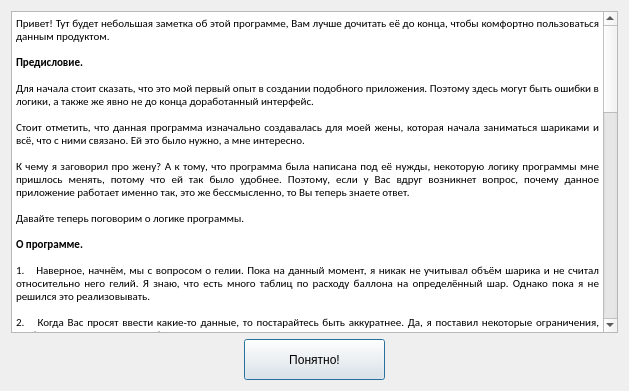
<?xml version="1.0" encoding="UTF-8"?>
<ui version="4.0">
 <class>FAQ</class>
 <widget class="QDialog" name="FAQ">
  <property name="geometry">
   <rect>
    <x>0</x>
    <y>0</y>
    <width>629</width>
    <height>391</height>
   </rect>
  </property>
  <property name="windowTitle">
   <string>Dialog</string>
  </property>
  <layout class="QVBoxLayout" name="verticalLayout">
   <item>
    <widget class="QTextBrowser" name="textBrowser">
     <property name="font">
      <font>
       <family>Calibri</family>
      </font>
     </property>
     <property name="html">
      <string>&lt;!DOCTYPE HTML PUBLIC &quot;-//W3C//DTD HTML 4.0//EN&quot; &quot;http://www.w3.org/TR/REC-html40/strict.dtd&quot;&gt;
&lt;html&gt;&lt;head&gt;&lt;meta name=&quot;qrichtext&quot; content=&quot;1&quot; /&gt;&lt;style type=&quot;text/css&quot;&gt;
p, li { white-space: pre-wrap; }
&lt;/style&gt;&lt;/head&gt;&lt;body style=&quot; font-family:'Calibri'; font-size:8.25pt; font-weight:400; font-style:normal;&quot;&gt;
&lt;p align=&quot;justify&quot; style=&quot; margin-top:12px; margin-bottom:12px; margin-left:0px; margin-right:0px; -qt-block-indent:0; text-indent:0px;&quot;&gt;&lt;span style=&quot; font-family:'MS Shell Dlg 2,sans-serif'; font-size:8pt;&quot;&gt;Привет! Тут будет небольшая заметка об этой программе, Вам лучше дочитать её до конца, чтобы комфортно пользоваться данным продуктом.&lt;/span&gt;&lt;span style=&quot; font-family:'MS Shell Dlg 2'; font-size:8pt;&quot;&gt; &lt;/span&gt;&lt;/p&gt;
&lt;p align=&quot;justify&quot; style=&quot; margin-top:12px; margin-bottom:12px; margin-left:0px; margin-right:0px; -qt-block-indent:0; text-indent:0px;&quot;&gt;&lt;span style=&quot; font-family:'MS Shell Dlg 2,sans-serif'; font-size:8pt; font-weight:600;&quot;&gt;Предисловие.&lt;/span&gt;&lt;span style=&quot; font-family:'MS Shell Dlg 2'; font-size:8pt;&quot;&gt; &lt;/span&gt;&lt;/p&gt;
&lt;p align=&quot;justify&quot; style=&quot; margin-top:12px; margin-bottom:12px; margin-left:0px; margin-right:0px; -qt-block-indent:0; text-indent:0px;&quot;&gt;&lt;span style=&quot; font-family:'MS Shell Dlg 2,sans-serif'; font-size:8pt;&quot;&gt;Для начала стоит сказать, что это мой первый опыт в создании подобного приложения. Поэтому здесь могут быть ошибки в логики, а также же явно не до конца доработанный интерфейс. &lt;/span&gt;&lt;/p&gt;
&lt;p align=&quot;justify&quot; style=&quot; margin-top:12px; margin-bottom:12px; margin-left:0px; margin-right:0px; -qt-block-indent:0; text-indent:0px;&quot;&gt;&lt;span style=&quot; font-family:'MS Shell Dlg 2,sans-serif'; font-size:8pt;&quot;&gt;Стоит отметить, что данная программа изначально создавалась для моей жены, которая начала заниматься шариками и всё, что с ними связано. Ей это было нужно, а мне интересно.&lt;/span&gt;&lt;span style=&quot; font-family:'MS Shell Dlg 2'; font-size:8pt;&quot;&gt; &lt;/span&gt;&lt;/p&gt;
&lt;p align=&quot;justify&quot; style=&quot; margin-top:12px; margin-bottom:12px; margin-left:0px; margin-right:0px; -qt-block-indent:0; text-indent:0px;&quot;&gt;&lt;span style=&quot; font-family:'MS Shell Dlg 2,sans-serif'; font-size:8pt;&quot;&gt;К чему я заговорил про жену? А к тому, что программа была написана под её нужды, некоторую логику программы мне пришлось менять, потому что ей так было удобнее. Поэтому, если у Вас вдруг возникнет вопрос, почему данное приложение работает именно так, это же бессмысленно, то Вы теперь знаете ответ.&lt;/span&gt;&lt;span style=&quot; font-family:'MS Shell Dlg 2'; font-size:8pt;&quot;&gt; &lt;/span&gt;&lt;/p&gt;
&lt;p align=&quot;justify&quot; style=&quot; margin-top:12px; margin-bottom:12px; margin-left:0px; margin-right:0px; -qt-block-indent:0; text-indent:0px;&quot;&gt;&lt;span style=&quot; font-family:'MS Shell Dlg 2,sans-serif'; font-size:8pt;&quot;&gt;Давайте теперь поговорим о логике программы.&lt;/span&gt;&lt;span style=&quot; font-family:'MS Shell Dlg 2'; font-size:8pt;&quot;&gt; &lt;/span&gt;&lt;/p&gt;
&lt;p align=&quot;justify&quot; style=&quot; margin-top:12px; margin-bottom:12px; margin-left:0px; margin-right:0px; -qt-block-indent:0; text-indent:0px;&quot;&gt;&lt;span style=&quot; font-family:'MS Shell Dlg 2,sans-serif'; font-size:8pt; font-weight:600;&quot;&gt;О программе.&lt;/span&gt;&lt;span style=&quot; font-family:'MS Shell Dlg 2'; font-size:8pt;&quot;&gt; &lt;/span&gt;&lt;/p&gt;
&lt;p align=&quot;justify&quot; style=&quot; margin-top:12px; margin-bottom:12px; margin-left:0px; margin-right:0px; -qt-block-indent:0; text-indent:0px;&quot;&gt;&lt;span style=&quot; font-family:'MS Shell Dlg 2,sans-serif'; font-size:8pt;&quot;&gt;1.&lt;/span&gt;&lt;span style=&quot; font-family:'Times New Roman'; font-size:7pt;&quot;&gt;    &lt;/span&gt;&lt;span style=&quot; font-family:'MS Shell Dlg 2,sans-serif'; font-size:8pt;&quot;&gt;Наверное, начнём, мы с вопросом о гелии. Пока на данный момент, я никак не учитывал объём шарика и не считал относительно него гелий. Я знаю, что есть много таблиц по расходу баллона на определённый шар. Однако пока я не решился это реализовывать.&lt;/span&gt;&lt;span style=&quot; font-family:'MS Shell Dlg 2'; font-size:8pt;&quot;&gt; &lt;/span&gt;&lt;/p&gt;
&lt;p align=&quot;justify&quot; style=&quot; margin-top:12px; margin-bottom:12px; margin-left:0px; margin-right:0px; -qt-block-indent:0; text-indent:0px;&quot;&gt;&lt;span style=&quot; font-family:'MS Shell Dlg 2,sans-serif'; font-size:8pt;&quot;&gt;2.&lt;/span&gt;&lt;span style=&quot; font-family:'Times New Roman'; font-size:7pt;&quot;&gt;    &lt;/span&gt;&lt;span style=&quot; font-family:'MS Shell Dlg 2,sans-serif'; font-size:8pt;&quot;&gt;Когда Вас просят ввести какие-то данные, то постарайтесь быть аккуратнее. Да, я поставил некоторые ограничения, чтобы уменьшить шансы ошибок, но это не значит, что я учёл всё. Хотя вы практически всегда сможете изменить всё в окне “Статистика”.&lt;/span&gt;&lt;span style=&quot; font-family:'MS Shell Dlg 2'; font-size:8pt;&quot;&gt; &lt;/span&gt;&lt;/p&gt;
&lt;p align=&quot;justify&quot; style=&quot; margin-top:12px; margin-bottom:12px; margin-left:0px; margin-right:0px; -qt-block-indent:0; text-indent:0px;&quot;&gt;&lt;span style=&quot; font-family:'MS Shell Dlg 2,sans-serif'; font-size:8pt;&quot;&gt;3.&lt;/span&gt;&lt;span style=&quot; font-family:'Times New Roman'; font-size:7pt;&quot;&gt;    &lt;/span&gt;&lt;span style=&quot; font-family:'MS Shell Dlg 2,sans-serif'; font-size:8pt;&quot;&gt;Иногда, наведя на определённую кнопку или check box у Вас может всплыть подсказка, она Вам может помочь.&lt;/span&gt;&lt;span style=&quot; font-family:'MS Shell Dlg 2'; font-size:8pt;&quot;&gt; &lt;/span&gt;&lt;/p&gt;
&lt;p align=&quot;justify&quot; style=&quot; margin-top:12px; margin-bottom:12px; margin-left:0px; margin-right:0px; -qt-block-indent:0; text-indent:0px;&quot;&gt;&lt;span style=&quot; font-family:'MS Shell Dlg 2,sans-serif'; font-size:8pt;&quot;&gt;4.&lt;/span&gt;&lt;span style=&quot; font-family:'Times New Roman'; font-size:7pt;&quot;&gt;    &lt;/span&gt;&lt;span style=&quot; font-family:'MS Shell Dlg 2,sans-serif'; font-size:8pt;&quot;&gt;В окне “Формирование заказа” пункт Такси считается, что это такси, оплачиваемое самим клиентом. Т.е. когда у Вас платная доставка, он заказывает доставку, Вы заказываете такси и едете к нему с шарами. Поэтому цена за такси суммируется с общей стоимостью заказа и никак не влияет на выручку.&lt;/span&gt;&lt;span style=&quot; font-family:'MS Shell Dlg 2'; font-size:8pt;&quot;&gt; &lt;/span&gt;&lt;/p&gt;
&lt;p align=&quot;justify&quot; style=&quot; margin-top:12px; margin-bottom:12px; margin-left:0px; margin-right:0px; -qt-block-indent:0; text-indent:0px;&quot;&gt;&lt;span style=&quot; font-family:'MS Shell Dlg 2,sans-serif'; font-size:8pt;&quot;&gt;5.&lt;/span&gt;&lt;span style=&quot; font-family:'Times New Roman'; font-size:7pt;&quot;&gt;    &lt;/span&gt;&lt;span style=&quot; font-family:'MS Shell Dlg 2,sans-serif'; font-size:8pt;&quot;&gt;Доставка, это тоже самое, что и такси, только тут Вы уже на своей машине доставляете, поэтому деньги за доставку берёте себе.&lt;/span&gt;&lt;span style=&quot; font-family:'MS Shell Dlg 2'; font-size:8pt;&quot;&gt; &lt;/span&gt;&lt;/p&gt;
&lt;p align=&quot;justify&quot; style=&quot; margin-top:12px; margin-bottom:12px; margin-left:0px; margin-right:0px; -qt-block-indent:0; text-indent:0px;&quot;&gt;&lt;span style=&quot; font-family:'MS Shell Dlg 2,sans-serif'; font-size:8pt;&quot;&gt;6.&lt;/span&gt;&lt;span style=&quot; font-family:'Times New Roman'; font-size:7pt;&quot;&gt;    &lt;/span&gt;&lt;span style=&quot; font-family:'MS Shell Dlg 2,sans-serif'; font-size:8pt;&quot;&gt;В комментариях к заказу Вы, например, можете указать адрес доставки.&lt;/span&gt;&lt;span style=&quot; font-family:'MS Shell Dlg 2'; font-size:8pt;&quot;&gt; &lt;/span&gt;&lt;/p&gt;
&lt;p align=&quot;justify&quot; style=&quot; margin-top:12px; margin-bottom:12px; margin-left:0px; margin-right:0px; -qt-block-indent:0; text-indent:0px;&quot;&gt;&lt;span style=&quot; font-family:'MS Shell Dlg 2,sans-serif'; font-size:8pt;&quot;&gt;7.&lt;/span&gt;&lt;span style=&quot; font-family:'Times New Roman'; font-size:7pt;&quot;&gt;    &lt;/span&gt;&lt;span style=&quot; font-family:'MS Shell Dlg 2,sans-serif'; font-size:8pt;&quot;&gt;Если вы ставите заказ задним числом, то она автоматически переходит в статут “Завершён”.&lt;/span&gt;&lt;span style=&quot; font-family:'MS Shell Dlg 2'; font-size:8pt;&quot;&gt; &lt;/span&gt;&lt;/p&gt;
&lt;p align=&quot;justify&quot; style=&quot; margin-top:12px; margin-bottom:12px; margin-left:0px; margin-right:0px; -qt-block-indent:0; text-indent:0px;&quot;&gt;&lt;span style=&quot; font-family:'MS Shell Dlg 2,sans-serif'; font-size:8pt;&quot;&gt;8.&lt;/span&gt;&lt;span style=&quot; font-family:'Times New Roman'; font-size:7pt;&quot;&gt;    &lt;/span&gt;&lt;span style=&quot; font-family:'MS Shell Dlg 2,sans-serif'; font-size:8pt;&quot;&gt;Если Вы продаёте один и тот же шар, но с разной начинкой, а как следствие и с ценой тоже, например: с гелием, без, с конфетти, с перьями и т.п., то, возможно, Вам будет удобнее указать их, как отдельные позиции шаров с разными характеристиками.&lt;/span&gt;&lt;span style=&quot; font-family:'MS Shell Dlg 2'; font-size:8pt;&quot;&gt; &lt;/span&gt;&lt;/p&gt;
&lt;p align=&quot;justify&quot; style=&quot; margin-top:12px; margin-bottom:12px; margin-left:0px; margin-right:0px; -qt-block-indent:0; text-indent:0px;&quot;&gt;&lt;span style=&quot; font-family:'MS Shell Dlg 2,sans-serif'; font-size:8pt;&quot;&gt;9.&lt;/span&gt;&lt;span style=&quot; font-family:'Times New Roman'; font-size:7pt;&quot;&gt;    &lt;/span&gt;&lt;span style=&quot; font-family:'MS Shell Dlg 2,sans-serif'; font-size:8pt;&quot;&gt;Пожалуйста, делайте резервные копии Вашей базы данных, в любой момент что-то может пойти не так и одна ошибка может неправильно перезаписать Ваши данные и обратно Вы их уже не восстановите.&lt;/span&gt;&lt;span style=&quot; font-family:'MS Shell Dlg 2'; font-size:8pt;&quot;&gt; &lt;/span&gt;&lt;/p&gt;
&lt;p align=&quot;justify&quot; style=&quot; margin-top:12px; margin-bottom:12px; margin-left:0px; margin-right:0px; -qt-block-indent:0; text-indent:0px;&quot;&gt;&lt;span style=&quot; font-family:'MS Shell Dlg 2,sans-serif'; font-size:8pt;&quot;&gt;10.&lt;/span&gt;&lt;span style=&quot; font-family:'Times New Roman'; font-size:7pt;&quot;&gt;  &lt;/span&gt;&lt;span style=&quot; font-family:'MS Shell Dlg 2,sans-serif'; font-size:8pt;&quot;&gt;Теперь давайте поговорим немного об окне “Мои заказы”. Пока заказ активен – выручку с него вы не получаете, но при этом в БД количество шаров уменьшается. Если вы удаляете активные заказ, то шары возвращаются на место.&lt;/span&gt;&lt;span style=&quot; font-family:'MS Shell Dlg 2'; font-size:8pt;&quot;&gt; &lt;/span&gt;&lt;/p&gt;
&lt;p align=&quot;justify&quot; style=&quot; margin-top:12px; margin-bottom:12px; margin-left:0px; margin-right:0px; -qt-block-indent:0; text-indent:0px;&quot;&gt;&lt;span style=&quot; font-family:'MS Shell Dlg 2,sans-serif'; font-size:8pt;&quot;&gt;11.&lt;/span&gt;&lt;span style=&quot; font-family:'Times New Roman'; font-size:7pt;&quot;&gt;  &lt;/span&gt;&lt;span style=&quot; font-family:'MS Shell Dlg 2,sans-serif'; font-size:8pt;&quot;&gt;При отмене заказа шары также возвращаются. &lt;/span&gt;&lt;/p&gt;
&lt;p align=&quot;justify&quot; style=&quot; margin-top:12px; margin-bottom:12px; margin-left:0px; margin-right:0px; -qt-block-indent:0; text-indent:0px;&quot;&gt;&lt;span style=&quot; font-family:'MS Shell Dlg 2,sans-serif'; font-size:8pt;&quot;&gt;12.&lt;/span&gt;&lt;span style=&quot; font-family:'Times New Roman'; font-size:7pt;&quot;&gt;  &lt;/span&gt;&lt;span style=&quot; font-family:'MS Shell Dlg 2,sans-serif'; font-size:8pt;&quot;&gt; При удалении отменённого заказа, особо ничего не происходит. Их можете смело удалять, они нужны просто для статистики.&lt;/span&gt;&lt;span style=&quot; font-family:'MS Shell Dlg 2'; font-size:8pt;&quot;&gt; &lt;/span&gt;&lt;/p&gt;
&lt;p align=&quot;justify&quot; style=&quot; margin-top:12px; margin-bottom:12px; margin-left:0px; margin-right:0px; -qt-block-indent:0; text-indent:0px;&quot;&gt;&lt;span style=&quot; font-family:'MS Shell Dlg 2,sans-serif'; font-size:8pt;&quot;&gt;13.&lt;/span&gt;&lt;span style=&quot; font-family:'Times New Roman'; font-size:7pt;&quot;&gt;  &lt;/span&gt;&lt;span style=&quot; font-family:'MS Shell Dlg 2,sans-serif'; font-size:8pt;&quot;&gt;Если Вы завершаете заказ, то происходит обновление статистики. При его удалении шары обратно уже не вернутся. Т.к. считается, что Вы их уже продали. По аналогичной причине не удаляется и выручка.&lt;/span&gt;&lt;span style=&quot; font-family:'MS Shell Dlg 2'; font-size:8pt;&quot;&gt; &lt;/span&gt;&lt;/p&gt;
&lt;p align=&quot;justify&quot; style=&quot; margin-top:12px; margin-bottom:12px; margin-left:0px; margin-right:0px; -qt-block-indent:0; text-indent:0px;&quot;&gt;&lt;span style=&quot; font-family:'MS Shell Dlg 2,sans-serif'; font-size:8pt;&quot;&gt;14.&lt;/span&gt;&lt;span style=&quot; font-family:'Times New Roman'; font-size:7pt;&quot;&gt;  &lt;/span&gt;&lt;span style=&quot; font-family:'MS Shell Dlg 2,sans-serif'; font-size:8pt;&quot;&gt;Если Вы удаляете определённый шар, а он был Ваш самый популярный, то он всё равно останется на месте до тех пор, пока его не сменит кто-то другой.&lt;/span&gt;&lt;span style=&quot; font-family:'MS Shell Dlg 2'; font-size:8pt;&quot;&gt; &lt;/span&gt;&lt;/p&gt;
&lt;p align=&quot;justify&quot; style=&quot; margin-top:12px; margin-bottom:12px; margin-left:0px; margin-right:0px; -qt-block-indent:0; text-indent:0px;&quot;&gt;&lt;span style=&quot; font-family:'MS Shell Dlg 2,sans-serif'; font-size:8pt;&quot;&gt;15.&lt;/span&gt;&lt;span style=&quot; font-family:'Times New Roman'; font-size:7pt;&quot;&gt;  &lt;/span&gt;&lt;span style=&quot; font-family:'MS Shell Dlg 2,sans-serif'; font-size:8pt;&quot;&gt;ЕЩЁ РАЗ ПОВТОРЮСЬ, Я НЕ УВЕРЕН, ЧТО ПРОГРАММА ВСЕГДА БУДЕТ РАБОТАТЬ КОРРЕКТНО. ЕСЛИ ПРОБЛЕМА БУДЕТ В ЛОГИКЕ, ТО ЭТО НЕ ТАК СТРАШНО. ВСЁ МОЖНО БУДЕТ РУЧКАМИ ПОДПРАВИТЬ. ОДНАКО, ЕСЛИ ОНА НЕПРАВИЛЬНО СОХРАНИТЬСЯ, А ТАКОЕ ТОЧНО МОЖЕТ БЫТЬ, ТО ТОГДА БУДЕТ ВСЁ ОЧЕНЬ ПЛОХО, ВЫ ПОТЕРЯЕТЕ СВОИ ДАННЫЕ. ПОЭТОМУ СОЗДАВАЙТЕ И ОБНОВЛЯЙТЕ РЕЗЕРВНЫЕ КОПИИ!!!!&lt;/span&gt;&lt;span style=&quot; font-family:'MS Shell Dlg 2'; font-size:8pt;&quot;&gt; &lt;/span&gt;&lt;/p&gt;
&lt;p align=&quot;justify&quot; style=&quot; margin-top:12px; margin-bottom:12px; margin-left:0px; margin-right:0px; -qt-block-indent:0; text-indent:0px;&quot;&gt;&lt;span style=&quot; font-family:'MS Shell Dlg 2,sans-serif'; font-size:8pt;&quot;&gt;16.&lt;/span&gt;&lt;span style=&quot; font-family:'Times New Roman'; font-size:7pt;&quot;&gt;  &lt;/span&gt;&lt;span style=&quot; font-family:'MS Shell Dlg 2,sans-serif'; font-size:8pt;&quot;&gt;Насчёт обновлений. Трудно сказать. Если я буду видеть, что моей программой вообще кто-то пользуется и кому-то нужны эти обновления, то скорее всего они будут. Программу точно нужно ещё доработать, а ещё лучше переделать. Пока что это первая пробная версия. Но душу я в неё вложил.&lt;/span&gt;&lt;/p&gt;
&lt;p align=&quot;justify&quot; style=&quot; margin-top:12px; margin-bottom:12px; margin-left:0px; margin-right:0px; -qt-block-indent:0; text-indent:0px;&quot;&gt;&lt;span style=&quot; font-family:'MS Shell Dlg 2,sans-serif'; font-size:8pt;&quot;&gt;17. А вот если вы найдёте ошибки (а Вы их найдёте), то смело пишите мне, исправлять их не так долго.&lt;/span&gt;&lt;/p&gt;
&lt;p align=&quot;justify&quot; style=&quot; margin-top:12px; margin-bottom:12px; margin-left:0px; margin-right:0px; -qt-block-indent:0; text-indent:0px;&quot;&gt;&lt;span style=&quot; font-family:'MS Shell Dlg 2,sans-serif'; font-size:8pt; font-weight:600;&quot;&gt;Заключение&lt;/span&gt;&lt;span style=&quot; font-family:'MS Shell Dlg 2'; font-size:8pt;&quot;&gt; &lt;/span&gt;&lt;/p&gt;
&lt;p align=&quot;justify&quot; style=&quot; margin-top:12px; margin-bottom:12px; margin-left:0px; margin-right:0px; -qt-block-indent:0; text-indent:0px;&quot;&gt;&lt;span style=&quot; font-family:'MS Shell Dlg 2,sans-serif'; font-size:8pt;&quot;&gt;Это всё, что мне смогло прийти в голову на данный момент.&lt;/span&gt;&lt;span style=&quot; font-family:'MS Shell Dlg 2'; font-size:8pt;&quot;&gt; &lt;/span&gt;&lt;/p&gt;
&lt;p align=&quot;justify&quot; style=&quot; margin-top:12px; margin-bottom:12px; margin-left:0px; margin-right:0px; -qt-block-indent:0; text-indent:0px;&quot;&gt;&lt;span style=&quot; font-family:'MS Shell Dlg 2,sans-serif'; font-size:8pt;&quot;&gt;Если у Вас будут какие-нибудь вопросы или предложения – пишите мне на почту: &lt;/span&gt;&lt;a href=&quot;mailto:sersavvov@yandex.ru&quot;&gt;&lt;span style=&quot; font-family:'MS Shell Dlg 2,sans-serif'; font-size:8pt; text-decoration: underline; color:#0000ff;&quot;&gt;sersavvov@yandex.ru&lt;/span&gt;&lt;/a&gt;&lt;span style=&quot; font-family:'MS Shell Dlg 2,sans-serif'; font-size:8pt;&quot;&gt;. Если Вам понравится моя программа – тоже можете мне написать, мне будет приятно :). &lt;/span&gt;&lt;/p&gt;
&lt;p align=&quot;justify&quot; style=&quot; margin-top:12px; margin-bottom:12px; margin-left:0px; margin-right:0px; -qt-block-indent:0; text-indent:0px;&quot;&gt;&lt;span style=&quot; font-family:'MS Shell Dlg 2,sans-serif'; font-size:8pt;&quot;&gt; &lt;/span&gt;&lt;span style=&quot; font-family:'MS Shell Dlg 2'; font-size:8pt;&quot;&gt; &lt;/span&gt;&lt;/p&gt;
&lt;p align=&quot;justify&quot; style=&quot; margin-top:12px; margin-bottom:12px; margin-left:0px; margin-right:0px; -qt-block-indent:0; text-indent:0px;&quot;&gt;&lt;span style=&quot; font-family:'MS Shell Dlg 2,sans-serif'; font-size:8pt;&quot;&gt;С Вами был Саввов Сергей. До встречи!&lt;/span&gt;&lt;span style=&quot; font-family:'MS Shell Dlg 2'; font-size:8pt;&quot;&gt; &lt;/span&gt;&lt;/p&gt;&lt;/body&gt;&lt;/html&gt;</string>
     </property>
    </widget>
   </item>
   <item>
    <layout class="QHBoxLayout" name="horizontalLayout">
     <item>
      <spacer name="horizontalSpacer">
       <property name="orientation">
        <enum>Qt::Horizontal</enum>
       </property>
       <property name="sizeHint" stdset="0">
        <size>
         <width>40</width>
         <height>20</height>
        </size>
       </property>
      </spacer>
     </item>
     <item>
      <widget class="QPushButton" name="pushButton">
       <property name="minimumSize">
        <size>
         <width>141</width>
         <height>41</height>
        </size>
       </property>
       <property name="text">
        <string>Понятно!</string>
       </property>
       <property name="icon">
        <iconset resource="icons.qrc">
         <normaloff>:/new/prefix1/icons/Allowed.svg_.png</normaloff>:/new/prefix1/icons/Allowed.svg_.png</iconset>
       </property>
       <property name="iconSize">
        <size>
         <width>28</width>
         <height>28</height>
        </size>
       </property>
      </widget>
     </item>
     <item>
      <spacer name="horizontalSpacer_2">
       <property name="orientation">
        <enum>Qt::Horizontal</enum>
       </property>
       <property name="sizeHint" stdset="0">
        <size>
         <width>40</width>
         <height>20</height>
        </size>
       </property>
      </spacer>
     </item>
    </layout>
   </item>
  </layout>
 </widget>
 <resources>
  <include location="icons.qrc"/>
 </resources>
 <connections>
  <connection>
   <sender>pushButton</sender>
   <signal>clicked()</signal>
   <receiver>FAQ</receiver>
   <slot>close()</slot>
   <hints>
    <hint type="sourcelabel">
     <x>269</x>
     <y>365</y>
    </hint>
    <hint type="destinationlabel">
     <x>126</x>
     <y>349</y>
    </hint>
   </hints>
  </connection>
 </connections>
</ui>
